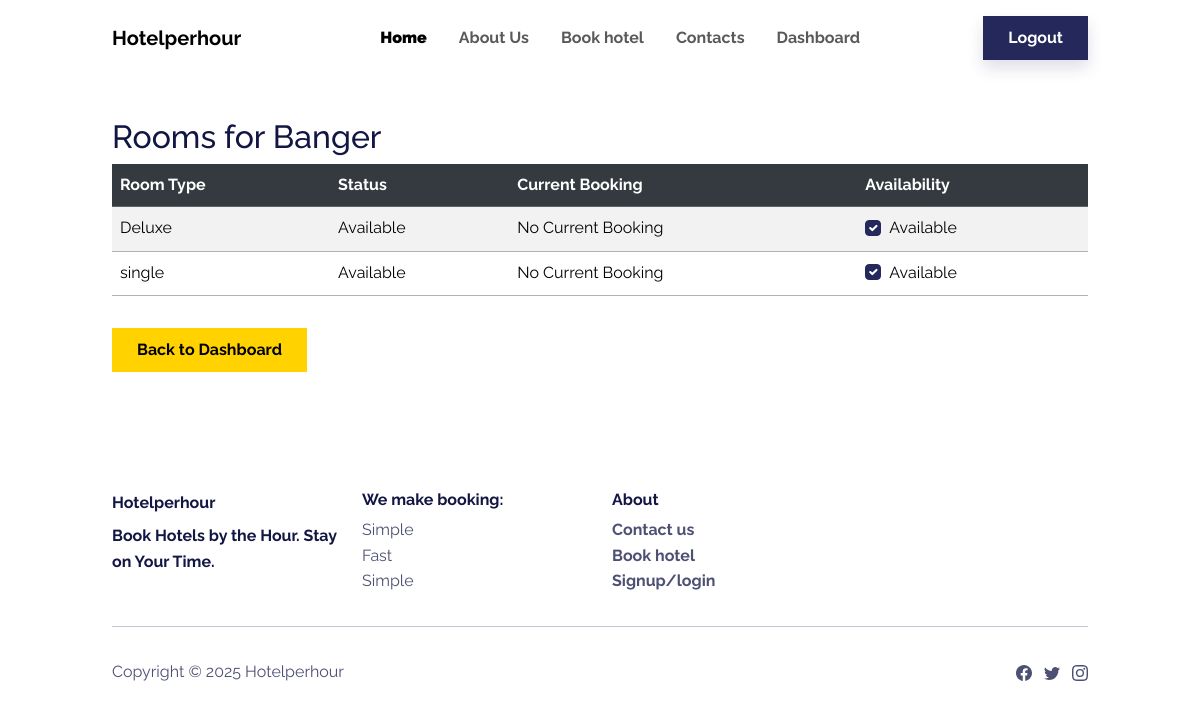
Page /hotels/banger/rooms/ (signed in) on the earlier database version.
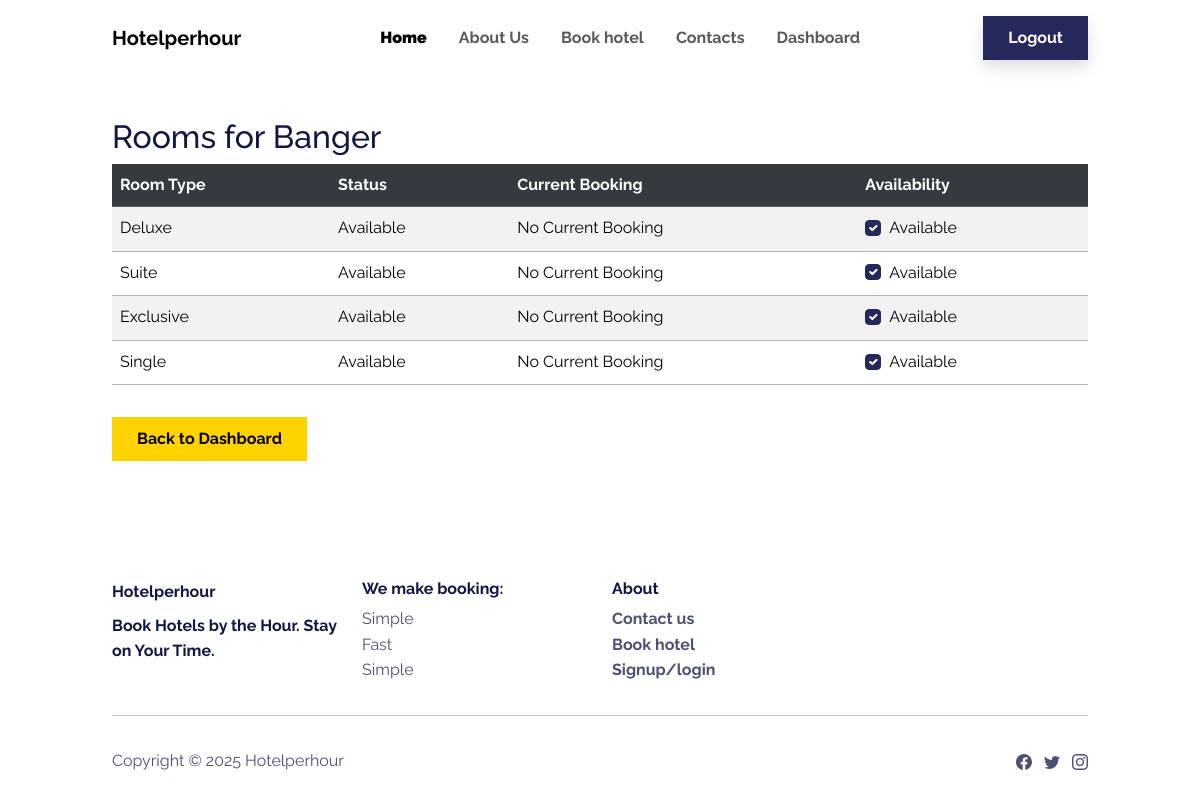
Same page on the later database version.
### hotels/models.py (models this page shows, shortened)
class Room(models.Model):
    hotel = models.ForeignKey(Hotel, on_delete=models.CASCADE, related_name='rooms')
    room_type = models.CharField(max_length=100)
    price_per_hour = models.DecimalField(max_digits=10, decimal_places=2, validators=[MinValueValidator(0)])
    image = models.ImageField(upload_to='rooms/images/', null=True, blank=True, default='images/default_room.jpg')
    description = models.TextField()
    capacity = models.IntegerField()
    is_available = models.BooleanField(default=True)

### hotels/views.py (the view)
    def wrapper(request, *args, **kwargs):
        if not request.user.is_hotel_owner:
            return redirect('dashboard')
        return view_func(request, *args, **kwargs)

### hotels/views.py (called while the page is built)
def hotel_owner_required(view_func):
    def wrapper(request, *args, **kwargs):
        if not request.user.is_hotel_owner:
            return redirect('dashboard')
        return view_func(request, *args, **kwargs)
    return wrapper

### templates/hotels/hotel_rooms.html (shortened to what this page needs)
{% extends 'base2.html' %}
{% block content %}
<div class="container mt-5">
    <h2>Rooms for {{ hotel.name }}</h2>
    <div class="table-responsive">
        <table class="table table-striped table-hover">
            <thead class="table-dark">
                <tr>
                    <th>Room Type</th>
                    <th>Status</th>
                    <th>Current Booking</th>
                    <th>Availability</th>
                </tr>
            </thead>
            <tbody>
                {% for room, booking in room_data %}
                <tr>
                    <td>{{ room.room_type }}</td>
                    <td>
                        {% if booking %}
                            Booked
                        {% elif not room.is_available %}
                            Unavailable
                        {% else %}
                            Available
                        {% endif %}
                    </td>
                    <td>
                        {% if booking %}
                            <p><strong>Check-in:</strong> {{ booking.check_in }}</p>
                            <p><strong>Check-out:</strong> {{ booking.check_out }}</p>
                            <p><strong>Customer:</strong> {{ booking.name }}</p>
                            <p><strong>Hours:</strong> {{ booking.total_hours }}</p>
                            <p><strong>Payment Status:</strong> {{ booking.is_paid|yesno:"Paid,Unpaid" }}</p>
                        {% else %}
                            No Current Booking
                        {% endif %}
                    </td>
                    <td>
    <form method="post" action="{% url 'toggle_room_availability' hotel_slug=hotel.slug room_id=room.id %}">
        <div class="form-check">
            <input type="checkbox" class="form-check-input" name="is_available" id="avail_{{ room.id }}"
                {% if room.is_available %}checked{% endif %} onchange="this.form.submit()">
            <label class="form-check-label" for="avail_{{ room.id }}">
                {% if room.is_available %}Available{% else %}Unavailable{% endif %}
            </label>
        </div>
    </form>
</td>
                </tr>
                {% endfor %}
            </tbody>
        </table>
    </div>
    <a href="{% url 'hotel_dashboard' %}" class="btn btn-secondary mt-3">Back to Dashboard</a>
</div>
{% endblock %}

Differences in the rows shown:
removed Room: room_type "single", shows "Available", is_available "☑"
added Room: room_type "Suite", shows "Available", is_available "☑"
added Room: room_type "Exclusive", shows "Available", is_available "☑"
added Room: room_type "Single", shows "Available", is_available "☑"
